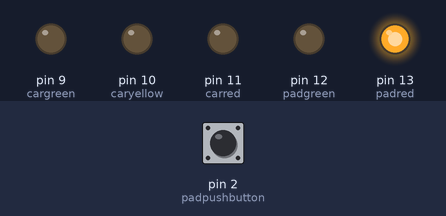
The sketch below on a simulated Arduino Uno, built with avr-gcc and run on an emulated ATmega328P. Shown: output pins drawn as LEDs (lit = HIGH). The test bench sets the inputs (shaded band); at power-on: pin 2 (padpushbutton) HIGH.

Above: at 2.2 s.
At 6.5 s:
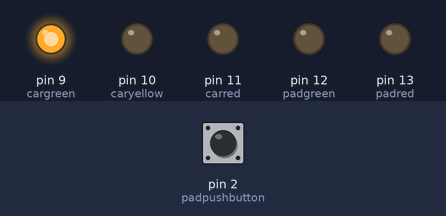
At 10.5 s:
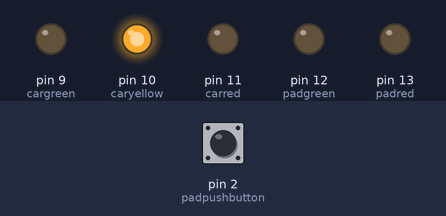
Timing chart, 0 to 16.3 s (numbered marks = the images above):
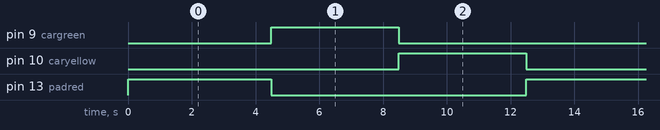

Measured:
- by itself, pin 9 (cargreen), pin 10 (caryellow): alternates HIGH for 4.0 s and LOW for 8.5 s
- by itself, pin 13 (padred): alternates HIGH for 4.5 s and LOW for 8.0 s
- by itself, everything shown: repeats every 12.5 s, in 4 steps

The sketch:

task_3.ino
```cpp
#define stateRed 0
#define stateYellow 1
#define stateGreen 2
#define crossing 100
#define notCrossing 111

int carred=11;
int caryellow=10;
int cargreen=9;
int padred=13;
int padgreen=12;
int padpushbutton=2;

volatile int t20;
volatile bool change;

int pedState = crossing;
int state = stateRed;

void setup()
{
  pinMode(carred,OUTPUT);
  pinMode(cargreen,OUTPUT);
  pinMode(caryellow,OUTPUT);

  pinMode(padgreen,OUTPUT);
  pinMode(padred,OUTPUT);

  pinMode(padpushbutton,INPUT_PULLUP);
  pinMode(padred,OUTPUT);
  attachInterrupt(digitalPinToInterrupt(padpushbutton),padControl,CHANGE);

}
void padControl()
{
  change = true;
  state= stateRed;

}

void loop()
{
  t20= 4500;
  if (change == true)
  {
    stateMachinePed();
    stateMachineCar();

    change = false;

  }
  else
  {
  	pedState = notCrossing;
    stateMachinePed();
    state = stateGreen;
    stateMachineCar();
  }
}

void stateMachineCar()
{
  switch (state){

    case stateRed:

      digitalWrite(carred, HIGH);
      delay(4000);
      digitalWrite(caryellow, LOW);
      digitalWrite(cargreen, LOW);

      state = stateYellow;

    break;

 	case stateYellow:

      digitalWrite(carred, LOW);
      digitalWrite(caryellow, HIGH);
      delay(4000);
      digitalWrite(cargreen, LOW);

      state = stateGreen;
    break;

    case stateGreen:

      digitalWrite(carred, LOW);
      digitalWrite(caryellow, LOW);
      digitalWrite(cargreen, HIGH);
      delay(4000);
      digitalWrite(cargreen, LOW);
      digitalWrite(caryellow, HIGH);
	  delay(4000);
      digitalWrite(caryellow, LOW);

      state = stateRed;

    break;

    default:
    break;

  }
}
void stateMachinePed()
{
	switch(pedState)
    {
    	case crossing:
          digitalWrite(padgreen,HIGH);
          delay(t20);
          digitalWrite(padgreen,LOW);
          digitalWrite(padred,LOW);

      	  state = notCrossing;
      	break;

      case notCrossing:
          digitalWrite(padred,HIGH);
          delay(t20);
          digitalWrite(padred,LOW);
          digitalWrite(padgreen,LOW);

      	  state = crossing;
      	break;

      default:
      break;
    }


}
```
